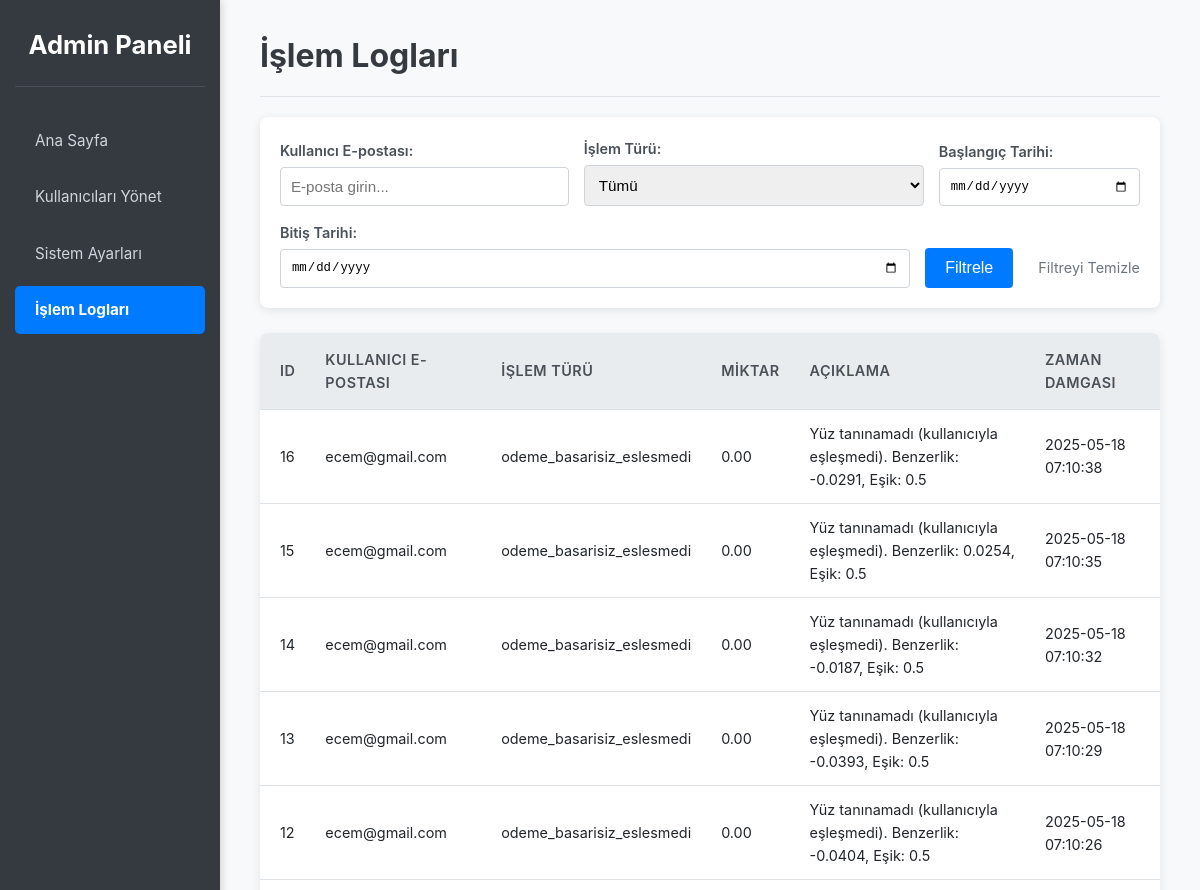
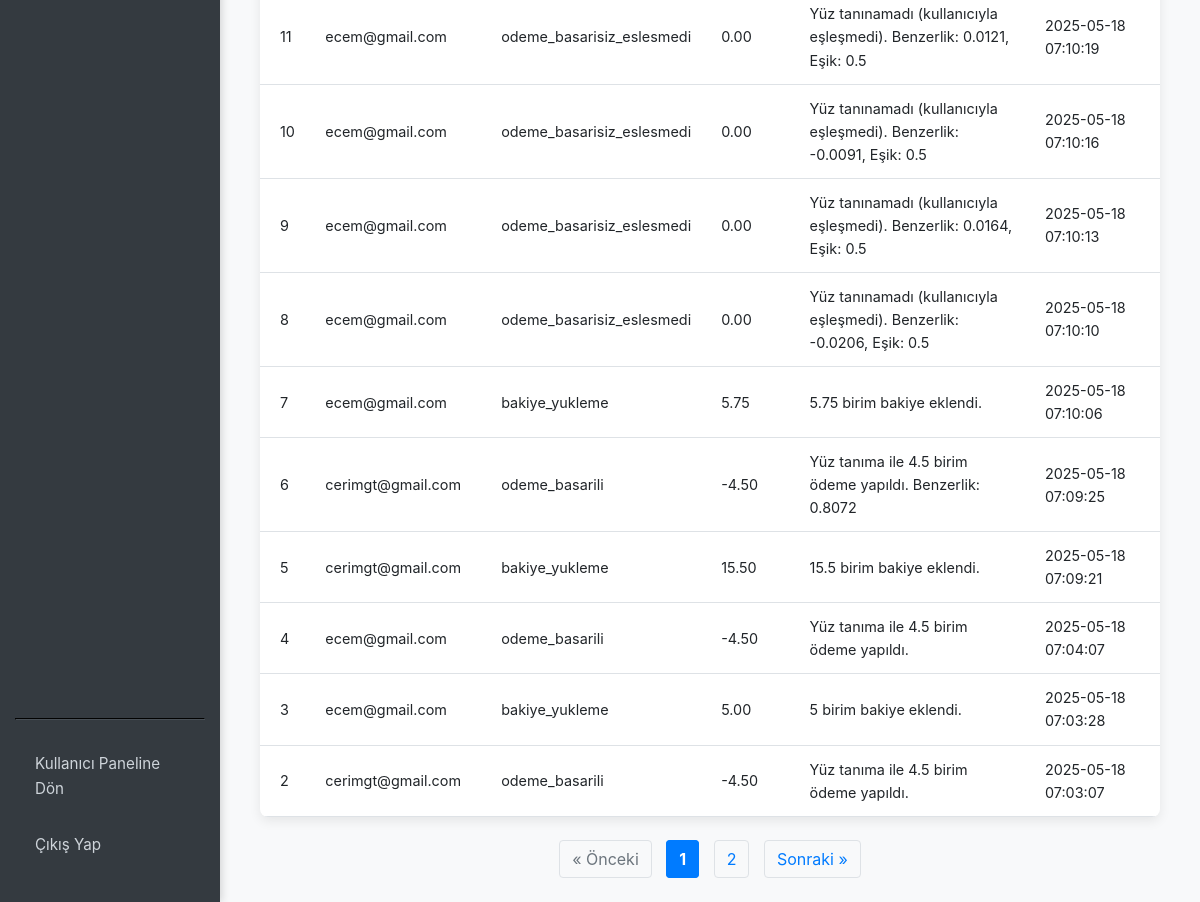
/admin/transactions (signed in), run on the app's committed database (2 pictures, top to bottom).
### src/app.py (models this page shows, shortened)
class Transaction(db.Model):
    id = db.Column(db.Integer, primary_key=True)
    user_id = db.Column(db.Integer, db.ForeignKey('user.id', ondelete='CASCADE'), nullable=False, index=True) # index=True eklendi
    transaction_type = db.Column(db.String(50), nullable=False, index=True) # index=True eklendi
    amount = db.Column(db.Numeric(10, 2), nullable=False)
    timestamp = db.Column(db.DateTime, nullable=False, default=datetime.datetime.utcnow, index=True) # index=True eklendi
    description = db.Column(db.String(255), nullable=True)

class User(UserMixin, db.Model):
    id = db.Column(db.Integer, primary_key=True)
    email = db.Column(db.String(120), index=True, unique=True, nullable=False)
    password_hash = db.Column(db.String(256), nullable=False)
    photo_filename = db.Column(db.String(255), nullable=True)
    embedding = db.Column(db.LargeBinary, nullable=True)
    balance = db.Column(db.Numeric(10, 2), nullable=False, default=Decimal('0.00'))
    is_admin = db.Column(db.Boolean, nullable=False, default=False)
    transactions = db.relationship('Transaction', backref='user', lazy='dynamic', cascade="all, delete-orphan")

### src/app.py (the view, shortened to what this page needs)
@app.route('/admin/transactions', methods=['GET']) # methods=['GET'] eklendi
@login_required
@admin_required
def admin_list_transactions():
    page = request.args.get('page', 1, type=int)
    per_page = 15
    search_email = request.args.get('search_email', '').strip()
    transaction_type_filter = request.args.get('transaction_type', '').strip()
    start_date_str = request.args.get('start_date', '').strip()
    end_date_str = request.args.get('end_date', '').strip()
    query = Transaction.query.join(User, Transaction.user_id == User.id) # User tablosuyla join yap
    if search_email:
        query = query.filter(User.email.ilike(f'%{search_email}%'))
    if transaction_type_filter:
        query = query.filter(Transaction.transaction_type == transaction_type_filter)
    if start_date_str:
        try:
            start_date = datetime.datetime.strptime(start_date_str, '%Y-%m-%d')
            query = query.filter(Transaction.timestamp >= start_date)
        except ValueError:
            flash("Geçersiz başlangıç tarihi formatı. Lütfen YYYY-MM-DD kullanın.", "warning")
    all_transactions_pagination = query.order_by(Transaction.timestamp.desc()).paginate(page=page, per_page=per_page, error_out=False)
    return render_template('admin_transactions.html',
                           transactions=all_transactions_pagination.items,
                           pagination=all_transactions_pagination,
                           page_title="İşlem Logları",
                           search_email=search_email,
                           transaction_type=transaction_type_filter,
                           start_date=start_date_str,
                           end_date=end_date_str)

### src/app.py (called while the page is built)
@app.after_request
def add_header(response):
    response.headers['Cache-Control'] = 'no-store, no-cache, must-revalidate, post-check=0, pre-check=0, max-age=0'
    response.headers['Pragma'] = 'no-cache'
    response.headers['Expires'] = '-1'
    return response

@login_manager.user_loader
def load_user(user_id):
    return db.session.get(User, int(user_id))

def admin_required(f):
    @wraps(f)
    def decorated_function(*args, **kwargs):
        if not current_user.is_authenticated or not current_user.is_admin:
            flash("Bu sayfaya erişim yetkiniz yok.", "danger")
            return redirect(url_for('go_to_dashboard_or_login'))
        return f(*args, **kwargs)
    return decorated_function

### src/templates/admin_transactions.html (shortened to what this page needs)
<!DOCTYPE html>
<html lang="tr">
<head>
</head>
<body>
    <div class="admin-container">
        <nav class="sidebar">
            <div>
                <h3>Admin Paneli</h3>
                <ul>
                    <li><a href="{{ url_for('admin_dashboard') }}" class="{{ 'active' if request.endpoint == 'admin_dashboard' else '' }}">Ana Sayfa</a></li>
                    <li><a href="{{ url_for('admin_list_users') }}" class="{{ 'active' if request.endpoint == 'admin_list_users' or request.endpoint == 'admin_edit_user' else '' }}">Kullanıcıları Yönet</a></li>
                    <li><a href="{{ url_for('admin_settings') }}" class="{{ 'active' if request.endpoint == 'admin_settings' else '' }}">Sistem Ayarları</a></li>
                    <li><a href="{{ url_for('admin_list_transactions') }}" class="{{ 'active' if request.endpoint == 'admin_list_transactions' else '' }}">İşlem Logları</a></li>
                </ul>
            </div>
            <div class="footer-links">
                <hr>
                <ul>
                    <li><a href="{{ url_for('dashboard') }}">Kullanıcı Paneline Dön</a></li>
                    <li><a href="{{ url_for('logout') }}">Çıkış Yap</a></li>
                </ul>
            </div>
        </nav>
        <main class="content">
            <h2>{{ page_title }}</h2>
            <form method="GET" action="{{ url_for('admin_list_transactions') }}" class="filter-form">
                <div class="form-group">
                    <label for="search_email">Kullanıcı E-postası:</label>
                    <input type="text" id="search_email" name="search_email" value="{{ request.args.get('search_email', '') }}" placeholder="E-posta girin...">
                </div>
                <div class="form-group">
                    <label for="transaction_type">İşlem Türü:</label>
                    <select id="transaction_type" name="transaction_type">
                        <option value="" {% if not request.args.get('transaction_type') %}selected{% endif %}>Tümü</option>
                    </select>
                </div>
                <div class="form-group">
                    <label for="start_date">Başlangıç Tarihi:</label>
                    <input type="date" id="start_date" name="start_date" value="{{ request.args.get('start_date', '') }}">
                </div>
                <div class="form-group">
                    <label for="end_date">Bitiş Tarihi:</label>
                    <input type="date" id="end_date" name="end_date" value="{{ request.args.get('end_date', '') }}">
                </div>
                <button type="submit">Filtrele</button>
                <a href="{{ url_for('admin_list_transactions') }}" class="clear-filter-link">Filtreyi Temizle</a>
            </form>
            <table>
                <thead>
                    <tr>
                        <th>ID</th>
                        <th>Kullanıcı E-postası</th>
                        <th>İşlem Türü</th>
                        <th>Miktar</th>
                        <th>Açıklama</th>
                        <th>Zaman Damgası</th>
                    </tr>
                </thead>
                <tbody>
                    {% for transaction in transactions %}
                    <tr>
                        <td>{{ transaction.id }}</td>
                        <td>{{ transaction.user.email if transaction.user else 'Bilinmeyen Kullanıcı' }}</td>
                        <td>{{ transaction.transaction_type }}</td>
                        <td>{{ "%.2f"|format(transaction.amount) }}</td>
                        <td>{{ transaction.description if transaction.description else '-' }}</td>
                        <td>{{ transaction.timestamp.strftime('%Y-%m-%d %H:%M:%S') }}</td>
                    </tr>
                    {% else %}
                    <tr>
                        <td colspan="6" style="text-align:center; padding: 20px;">Filtreye uygun işlem bulunamadı veya hiç işlem yapılmamış.</td>
                    </tr>
                    {% endfor %}
                </tbody>
            </table>
            {% if pagination %}
            <div class="pagination">
                {% if pagination.has_prev %}
                    <a href="{{ url_for(request.endpoint, page=pagination.prev_num, search_email=request.args.get('search_email', ''), transaction_type=request.args.get('transaction_type', ''), start_date=request.args.get('start_date', ''), end_date=request.args.get('end_date', '')) }}">&laquo; Önceki</a>
                {% else %}
                    <span class="disabled">&laquo; Önceki</span>
                {% endif %}
                {% for page_num in pagination.iter_pages(left_edge=1, right_edge=1, left_current=2, right_current=2) %}
                    {% if page_num %}
                        {% if pagination.page == page_num %}
                            <span class="current">{{ page_num }}</span>
                        {% else %}
                            <a href="{{ url_for(request.endpoint, page=page_num, search_email=request.args.get('search_email', ''), transaction_type=request.args.get('transaction_type', ''), start_date=request.args.get('start_date', ''), end_date=request.args.get('end_date', '')) }}">{{ page_num }}</a>
                        {% endif %}
                    {% else %}
                        <span class="disabled">...</span>
                    {% endif %}
                {% endfor %}
                {% if pagination.has_next %}
                    <a href="{{ url_for(request.endpoint, page=pagination.next_num, search_email=request.args.get('search_email', ''), transaction_type=request.args.get('transaction_type', ''), start_date=request.args.get('start_date', ''), end_date=request.args.get('end_date', '')) }}">Sonraki &raquo;</a>
                {% else %}
                    <span class="disabled">Sonraki &raquo;</span>
                {% endif %}
            </div>
            {% endif %}
        </main>
    </div>
</body>
</html>

### src/templates/admin_transactions.html (style rules this page uses)
body { font-family: -apple-system, BlinkMacSystemFont, "Segoe UI", Roboto, "Helvetica Neue", Arial, sans-serif; margin: 0; background-color: #f8f9fa; color: #212529; line-height: 1.6; }
.admin-container { display: flex; min-height: 100vh; }
.sidebar { width: 260px; background-color: #343a40; color: #fff; padding: 25px 15px; box-shadow: 2px 0 8px rgba(0,0,0,0.15); display: flex; flex-direction: column; }
.sidebar h3 { text-align: center; margin-top: 0; margin-bottom: 30px; font-size: 1.6em; border-bottom: 1px solid #495057; padding-bottom: 20px; color: #fff; }
.sidebar ul { list-style-type: none; padding: 0; margin: 0; flex-grow: 1; }
.sidebar ul li a { color: #ced4da; text-decoration: none; display: block; padding: 12px 20px; border-radius: 5px; margin-bottom: 8px; transition: background-color 0.2s ease, color 0.2s ease; font-size: 0.95em; }
.sidebar ul li a.active { background-color: #007bff; color: #fff; font-weight: bold; }
.sidebar .footer-links { margin-top: auto; }
.sidebar .footer-links hr { border-color: #495057; margin: 20px 0; }
.content { flex-grow: 1; padding: 30px 40px; overflow-y: auto; }
.content h2 { margin-top: 0; margin-bottom: 20px; color: #343a40; font-size: 2em; border-bottom: 1px solid #dee2e6; padding-bottom: 15px; }
.filter-form { background-color: #fff; padding: 20px; border-radius: 8px; box-shadow: 0 2px 8px rgba(0,0,0,0.1); margin-bottom: 25px; display: flex; gap: 15px; align-items: flex-end; flex-wrap: wrap; }
.filter-form .form-group { display: flex; flex-direction: column; gap: 5px; flex-grow: 1; min-width: 180px; }
.filter-form label { font-weight: 600; font-size: 0.9em; color: #495057; }
.filter-form input[type="text"], .filter-form input[type="date"], .filter-form select { padding: 10px; border: 1px solid #ced4da; border-radius: 4px; font-size: 0.95em; box-sizing: border-box; width: 100%; }
.filter-form button { padding: 10px 20px; background-color: #007bff; color: white; border: none; border-radius: 4px; cursor: pointer; font-size: 1em; height: 40px; align-self: flex-end; }
.filter-form .clear-filter-link { margin-left: 10px; color: #6c757d; text-decoration: none; font-size: 0.9em; height: 40px; display: inline-flex; align-items: center; }
table { width: 100%; border-collapse: collapse; margin-bottom: 25px; background-color: #fff; box-shadow: 0 4px 12px rgba(0,0,0,0.08); border-radius: 8px; overflow: hidden; }
th, td { border-bottom: 1px solid #dee2e6; padding: 12px 15px; text-align: left; font-size: 0.9em; vertical-align: middle; }
th { background-color: #e9ecef; font-weight: 600; color: #495057; text-transform: uppercase; letter-spacing: 0.5px; padding-top: 15px; padding-bottom: 15px; }
td:first-child, th:first-child { padding-left: 20px; }
td:last-child, th:last-child { padding-right: 20px; }
.pagination { margin-top: 30px; text-align: center; }
.pagination a, .pagination span { margin: 0 5px; padding: 8px 12px; text-decoration: none; border: 1px solid #dee2e6; color: #007bff; border-radius: 4px; transition: background-color 0.2s ease, color 0.2s ease; }
.pagination .current { font-weight: bold; background-color: #007bff; color: white; border-color: #007bff; }
.pagination .disabled { color: #6c757d; pointer-events: none; border-color: #dee2e6; }

### data on the page
Transaction: amount "0.00"
Transaction: amount "0.00"
Transaction: amount "0.00"
Transaction: amount "0.00"
Transaction: amount "0.00"
Transaction: amount "0.00"
Transaction: amount "0.00"
Transaction: amount "0.00"
Transaction: amount "0.00"
Transaction: amount "5.75"
Transaction: amount "-4.50"
Transaction: amount "15.50"
Transaction: amount "-4.50"
Transaction: amount "5.00"
Transaction: amount "-4.50"

### other printed values
{{ page_title }} "İşlem Logları"
{{ page_num }} "1"
{{ page_num }} "2"
